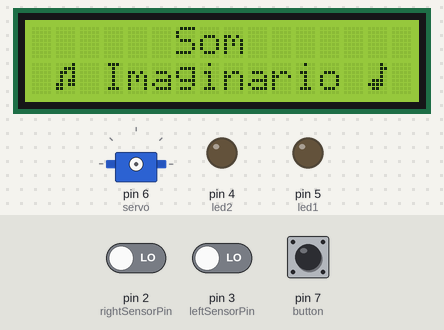
The sketch below on a simulated Arduino Uno, built with avr-gcc and run on an emulated ATmega328P. On the bench: 16×2 character LCD, servo, output pins drawn as LEDs (lit = HIGH). Inputs (shaded band) come from the test bench; at power-on: pin 7 (button) LOW, pin 2 (rightSensorPin) LOW, pin 3 (leftSensorPin) LOW. Random numbers use the default seed unless the sketch sets one; what the sketch prints to the serial monitor is not drawn.

Above: at 1.2 s.
1.3 s: pin 7 (button) pulled HIGH for 0.15 s
At 2.6 s:
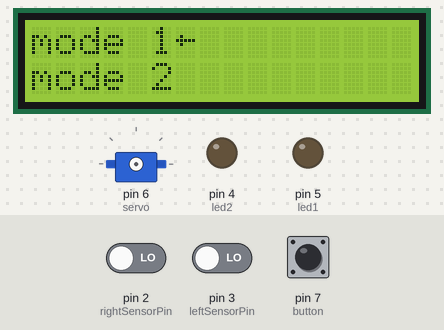
2.9 s: pin 7 (button) pulled HIGH for 1 s
At 5.1 s:
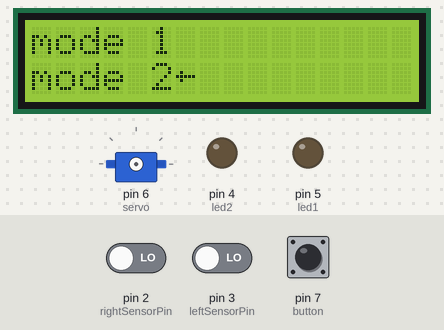
5.4 s: pin 7 (button) pulled HIGH for 1 s
At 7.0 s:
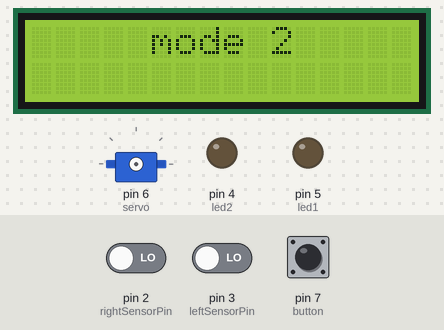
7.9 s: pin 2 (rightSensorPin) driven HIGH
At 9.1 s:
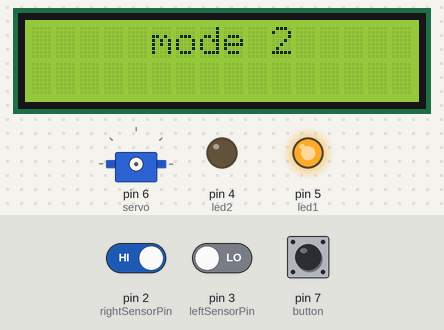
9.4 s: pin 3 (leftSensorPin) driven HIGH
At 11.7 s:
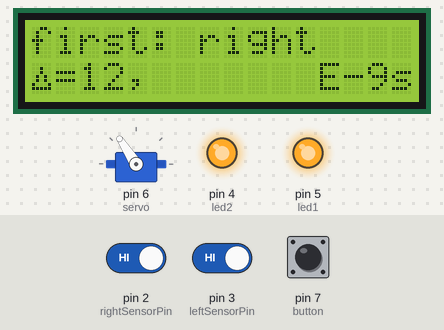
12.4 s: pin 7 (button) pulled HIGH for 3.2 s
At 13.3 s:
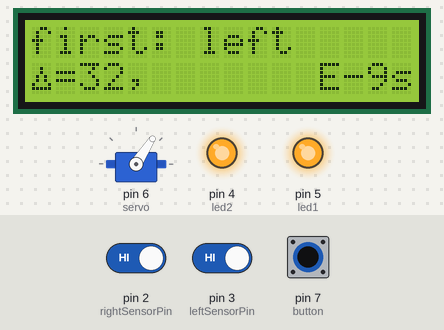
Timing chart, 0 to 16.9 s (numbered marks = the images above; inputs shaded):
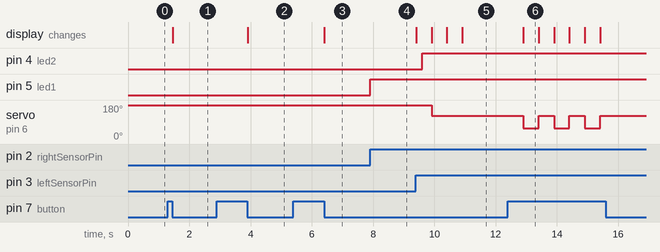

The sketch:

som_imaginario.ino
```cpp
#include <LiquidCrystal.h>
#include <Servo.h>
//#include <SoftwareSerial.h>


//Bluetooth
//SoftwareSerial mySerial(A3, A4); // RX, TX
//String command = "";


//Servo motor
Servo myservo;
int servo = 6;


//Button
int button = 7;
bool buttonPressed = false;
unsigned long buttonTimePressed = 0;
unsigned long buttonAction2Time = 1000;
bool gameRunning = false;
int gameMode = 0;
bool startMode1 = false;
String imaginaryFirstSide;
unsigned long imaginaryDeltaS;


//Potentiometer
int potentiometer = A5;


//Sound sensors and theirs associated LEDs
int led1 = 5;
int led2 = 4;
int rightSensorPin = 2;
int leftSensorPin = 3;

unsigned long deltaS = 0;
bool firstS1 = false;
bool firstS2 = false;
bool calculatingOrigin = false;
unsigned long firstSignal = 0; //microseconds
unsigned long timeToWaitAnotherCapture = 500000; //microseconds


//Assyncronous timers that set the time each LED stays on
unsigned long startT1 = 0;
unsigned long deltaT1 = 1000;
unsigned long startT2 = 0;
unsigned long deltaT2 = 1000;


//LCD display
const int rs = 13, en = 12, d4 = 11, d5 = 10, d6 = 9, d7 = 8;
LiquidCrystal lcd(rs, en, d4, d5, d6, d7);
byte note[8] = {
  B00010,
  B00011,
  B00010,
  B00010,
  B01110,
  B11110,
  B01100,
};
byte note2[8] = {
  B00001,
  B00111,
  B01101,
  B01001,
  B01011,
  B11011,
  B11000,
};
byte delta[8] = {
  B00000,
  B00100,
  B00100,
  B01010,
  B01010,
  B10001,
  B11111,
};
byte arrow[8] = {
  B00000,
  B00000,
  B01000,
  B11111,
  B01000,
  B00000,
  B00000,
};

void drawMode2(unsigned long deltaS, String firstSide) {
  lcd.clear();
  lcd.setCursor(0, 0);
  lcd.print("first: " + firstSide);
  lcd.setCursor(0, 1);
  lcd.write(byte(2));
  lcd.print("=");
  lcd.print(deltaS);
  lcd.print(",");
  lcd.setCursor(12, 1);
  lcd.print("E-9s");
}
void drawSplashScreen() {
  lcd.clear();
  lcd.print("      Som  ");
  lcd.setCursor(0, 1);
  lcd.print(" ");
  lcd.write(byte(1));
  lcd.print(" Imaginario ");
  lcd.write(byte(0));
}
void drawMenu(int option) {
  lcd.clear();
  lcd.setCursor(0, 0);
  lcd.print("mode 1");
  if(option == 1) {
    lcd.write(byte(3));
  }
  lcd.setCursor(0, 1);
  lcd.print("mode 2");
  if(option == 2) {
    lcd.write(byte(3));
  }
}


void setup(){
  //Button configuration
  pinMode(button, INPUT);

  //Sound sensors configuration
  Serial.begin(9600);
  pinMode(led1, OUTPUT);
  pinMode(led2, OUTPUT);
  pinMode(rightSensorPin, INPUT);
  pinMode(leftSensorPin, INPUT);

  //Assyncronous timers for the LEDs activation
  startT1 = millis();
  startT2 = millis();

  //LCD writing and configuration
  lcd.createChar(0, note);
  lcd.createChar(1, note2);
  lcd.createChar(2, delta);
  lcd.createChar(3, arrow);
  lcd.begin(16, 2);
  drawSplashScreen();
}


int showMenu() {
  int buttonVal = digitalRead(button);

  while(buttonVal == HIGH){
    buttonVal = digitalRead(button);
  }

  int option = 1;
  drawMenu(option);

  while(true) {
    int buttonVal = digitalRead(button);

    //First moment that the button is pressed
    if(buttonVal == HIGH && !buttonPressed) {
      buttonPressed = true;
      buttonTimePressed = millis();
    }
    /*If the button is pressed for greater or equal than the time defined by buttonAction2Time,
    then the option selected is toggled*/
    else if(buttonVal == HIGH && buttonPressed && (millis() - buttonTimePressed) >= buttonAction2Time) {
      option = (option == 1)? 2 : 1;
      buttonPressed = false;
      buttonTimePressed = 0;
      drawMenu(option);
      delay(2000);
    }
    //If the button was pressed for less than buttonAction2Time, then the current option is selected
    else if(buttonVal == LOW && buttonPressed) {
      //drawSplashScreen();
      lcd.clear();
      lcd.setCursor(0, 0);
      lcd.print("     mode ");
      lcd.print(option);
      startMode1 = (option == 1);
      return option;
    }
    else if(buttonVal == LOW) {
      buttonPressed = false;
      buttonTimePressed = 0;
    }
  }
}

void mode2() {
  //Read sound signals
  int rightSensorVal = digitalRead(rightSensorPin);
  int leftSensorVal = digitalRead(leftSensorPin);

  if(!firstS1) {
    if(rightSensorVal == HIGH) {
      if(!calculatingOrigin && (micros() - (firstSignal + deltaS) > timeToWaitAnotherCapture)){
        firstSignal = micros();
        firstS1 = true;
        calculatingOrigin = true;
      }
      else if(firstS2) {
        deltaS = micros() - firstSignal;
        calculatingOrigin = false;
        firstS1 = false;
        firstS2 = false;
        drawMode2(deltaS, "left");
        deltaS = 12;
        unsigned long servoAngle = acos(((deltaS / 1000000L) * 343L) / 0.168L);
        //Convert angle from radians to degrees
        servoAngle = servoAngle * 57296L / 1000L;
        Serial.println(deltaS / 1000000L);
        Serial.println(servoAngle);
        myservo.attach(servo);
        //Convert angle from radians to degrees
        myservo.write(servoAngle);
        delay(200);
        myservo.detach();
      }

      startT1 = millis();
      digitalWrite(led1, HIGH);
    }
    else if(millis() > (startT1 + deltaT1)){
      digitalWrite(led1, LOW);
    }
  }

  if(!firstS2){
    if(leftSensorVal == HIGH){
      if(!calculatingOrigin && (micros() - (firstSignal + deltaS) > timeToWaitAnotherCapture)){
        firstSignal = micros();
        calculatingOrigin = true;
        firstS2 = true;
      }
      else if(firstS1) {
        deltaS = micros() - firstSignal;
        calculatingOrigin = false;
        firstS2 = false;
        firstS1 = false;
        drawMode2(deltaS, "right");
        unsigned long servoAngle = acos(((deltaS / 1000000L) * 343L) / 0.168L);
        //Convert angle from radians to degrees
        servoAngle = servoAngle * 57296L / 1000L;
        Serial.println(servoAngle);
        myservo.attach(servo);
        myservo.write(180L - servoAngle);
        delay(200);
        myservo.detach();
      }

      startT2 = millis();
      digitalWrite (led2, HIGH);
    }
    else if(millis() > (startT2 + deltaT2)){
      digitalWrite (led2, LOW);
    }
  }
}

void mode1() {
  if(startMode1) {
    imaginaryFirstSide = (random(0, 2) == 0)? "left" : "right";
    imaginaryDeltaS = random(0, 401);
    drawMode2(imaginaryDeltaS, imaginaryFirstSide);
    delay(2000);
    startMode1 = false;
  }

  int buttonVal = digitalRead(button);
  if(buttonVal == HIGH) {
    int potentiometerVal = analogRead(potentiometer);
//    unsigned long imaginaryAngle = acos(((imaginaryDeltaS / 1000000L) * 343L) / 0.168L);
//    //Convert angle from radians to degrees
//    imaginaryAngle = imaginaryAngle * 57296L / 1000L;
//    if(imaginaryFirstSide == right)
      Serial.println(potentiometerVal);
      Serial.println(imaginaryFirstSide);
    if((potentiometerVal < 430) && (imaginaryFirstSide == "right")){
      lcd.clear();
      lcd.print("Correct!!!");
      delay(3000);
    }
    else if((potentiometerVal > 430) && (imaginaryFirstSide == "left")){
      lcd.clear();
      lcd.print("Correct!!!");
      delay(3000);
    }
    else {
      lcd.clear();
      lcd.print("Try again!");
      delay(3000);
    }


  }
}


void loop(){
  if(gameMode == 2) {
    mode2();
  }
  else if(gameMode == 1) {
    mode1();
  }

  int buttonVal = digitalRead(button);
  if(buttonVal == HIGH && !gameRunning) {
    gameMode = showMenu();
    gameRunning = true;
  }

}
```

Measured:
- after the input at 1.3 s, the display: changes after 0.15 s (image 1)
- after the input at 2.9 s, the display: changes after 1.0 s (image 2)
- after the input at 5.4 s, the display: changes after 1.0 s (image 3)
- after the input at 7.9 s, pin 5 (led1): LOW → HIGH at once
- after the input at 9.4 s, pin 4 (led2): LOW → HIGH after 0.21 s; servo on pin 6 (servo): 180° → 123° after 0.51 s; the display: first changes at once (image 5 shows a later state)
- after the input at 12.4 s, servo on pin 6 (servo): alternates 123° for 0.50 s and 57° for 0.50 s, 6 changes in all, then stays 123°, starting after 0.51 s; the display: changes after 0.51 s (image 6)
- what the display in image 6 shows lasts 0.5 s, from 12.9 s to 13.4 s
